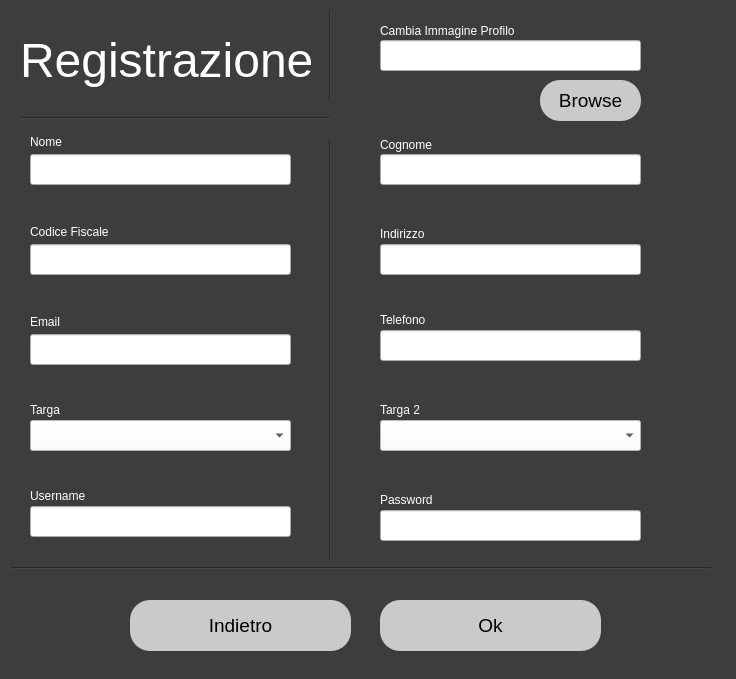
<?xml version="1.0" encoding="UTF-8"?>
<ui version="4.0">
 <class>Dialog</class>
 <widget class="QDialog" name="Dialog">
  <property name="geometry">
   <rect>
    <x>0</x>
    <y>0</y>
    <width>736</width>
    <height>679</height>
   </rect>
  </property>
  <property name="windowTitle">
   <string>Dialog</string>
  </property>
  <property name="styleSheet">
   <string notr="true">QDialog#Dialog{
background-color: rgb(61, 61, 61);}</string>
  </property>
  <widget class="QLabel" name="label">
   <property name="geometry">
    <rect>
     <x>20</x>
     <y>20</y>
     <width>291</width>
     <height>81</height>
    </rect>
   </property>
   <property name="styleSheet">
    <string notr="true">color: rgb(255, 255, 255); font-size:36pt</string>
   </property>
   <property name="text">
    <string>Registrazione</string>
   </property>
  </widget>
  <widget class="QLabel" name="label_5">
   <property name="geometry">
    <rect>
     <x>30</x>
     <y>134</y>
     <width>71</width>
     <height>16</height>
    </rect>
   </property>
   <property name="styleSheet">
    <string notr="true">font: 12pt &quot;MS Shell Dlg 2&quot;;
color: rgb(255, 255, 255);</string>
   </property>
   <property name="text">
    <string>Nome</string>
   </property>
  </widget>
  <widget class="QLineEdit" name="nome_field">
   <property name="geometry">
    <rect>
     <x>30</x>
     <y>154</y>
     <width>261</width>
     <height>31</height>
    </rect>
   </property>
   <property name="styleSheet">
    <string notr="true">color: rgb(0, 0, 0);
font: 11pt &quot;MS Shell Dlg 2&quot;;</string>
   </property>
  </widget>
  <widget class="QLabel" name="label_6">
   <property name="geometry">
    <rect>
     <x>380</x>
     <y>134</y>
     <width>81</width>
     <height>21</height>
    </rect>
   </property>
   <property name="styleSheet">
    <string notr="true">font: 12pt &quot;MS Shell Dlg 2&quot;;
color: rgb(255, 255, 255);</string>
   </property>
   <property name="text">
    <string>Cognome</string>
   </property>
  </widget>
  <widget class="QLineEdit" name="cognome_field">
   <property name="geometry">
    <rect>
     <x>380</x>
     <y>154</y>
     <width>261</width>
     <height>31</height>
    </rect>
   </property>
   <property name="styleSheet">
    <string notr="true">color: rgb(0, 0, 0);
font: 11pt &quot;MS Shell Dlg 2&quot;;</string>
   </property>
  </widget>
  <widget class="QLabel" name="label_7">
   <property name="geometry">
    <rect>
     <x>30</x>
     <y>224</y>
     <width>111</width>
     <height>16</height>
    </rect>
   </property>
   <property name="styleSheet">
    <string notr="true">font: 12pt &quot;MS Shell Dlg 2&quot;;
color: rgb(255, 255, 255);</string>
   </property>
   <property name="text">
    <string>Codice Fiscale</string>
   </property>
  </widget>
  <widget class="QLabel" name="label_8">
   <property name="geometry">
    <rect>
     <x>380</x>
     <y>224</y>
     <width>81</width>
     <height>20</height>
    </rect>
   </property>
   <property name="styleSheet">
    <string notr="true">font: 12pt &quot;MS Shell Dlg 2&quot;;
color: rgb(255, 255, 255);</string>
   </property>
   <property name="text">
    <string>Indirizzo</string>
   </property>
  </widget>
  <widget class="QLineEdit" name="codice_fiscale_field">
   <property name="geometry">
    <rect>
     <x>30</x>
     <y>244</y>
     <width>261</width>
     <height>31</height>
    </rect>
   </property>
   <property name="styleSheet">
    <string notr="true">color: rgb(0, 0, 0); font: 11pt &quot;MS Shell Dlg 2&quot;;</string>
   </property>
  </widget>
  <widget class="QLineEdit" name="indirizzo_field">
   <property name="geometry">
    <rect>
     <x>380</x>
     <y>244</y>
     <width>261</width>
     <height>31</height>
    </rect>
   </property>
   <property name="styleSheet">
    <string notr="true">color: rgb(0, 0, 0);
font: 11pt &quot;MS Shell Dlg 2&quot;;</string>
   </property>
  </widget>
  <widget class="QLabel" name="label_9">
   <property name="geometry">
    <rect>
     <x>380</x>
     <y>310</y>
     <width>81</width>
     <height>20</height>
    </rect>
   </property>
   <property name="styleSheet">
    <string notr="true">font: 12pt &quot;MS Shell Dlg 2&quot;;
color: rgb(255, 255, 255);</string>
   </property>
   <property name="text">
    <string>Telefono</string>
   </property>
  </widget>
  <widget class="QLabel" name="label_10">
   <property name="geometry">
    <rect>
     <x>30</x>
     <y>314</y>
     <width>111</width>
     <height>16</height>
    </rect>
   </property>
   <property name="styleSheet">
    <string notr="true">font: 12pt &quot;MS Shell Dlg 2&quot;;
color: rgb(255, 255, 255);</string>
   </property>
   <property name="text">
    <string>Email</string>
   </property>
  </widget>
  <widget class="QLineEdit" name="email_field">
   <property name="geometry">
    <rect>
     <x>30</x>
     <y>334</y>
     <width>261</width>
     <height>31</height>
    </rect>
   </property>
   <property name="styleSheet">
    <string notr="true">color: rgb(0, 0, 0);
font: 11pt &quot;MS Shell Dlg 2&quot;;</string>
   </property>
  </widget>
  <widget class="QLineEdit" name="telefono_field">
   <property name="geometry">
    <rect>
     <x>380</x>
     <y>330</y>
     <width>261</width>
     <height>31</height>
    </rect>
   </property>
   <property name="styleSheet">
    <string notr="true">color: rgb(0, 0, 0);
font: 11pt &quot;MS Shell Dlg 2&quot;;</string>
   </property>
  </widget>
  <widget class="QLabel" name="label_11">
   <property name="geometry">
    <rect>
     <x>30</x>
     <y>400</y>
     <width>111</width>
     <height>20</height>
    </rect>
   </property>
   <property name="styleSheet">
    <string notr="true">font: 12pt &quot;MS Shell Dlg 2&quot;;
color: rgb(255, 255, 255);</string>
   </property>
   <property name="text">
    <string>Targa</string>
   </property>
  </widget>
  <widget class="QPushButton" name="ok_button">
   <property name="geometry">
    <rect>
     <x>380</x>
     <y>600</y>
     <width>221</width>
     <height>51</height>
    </rect>
   </property>
   <property name="cursor">
    <cursorShape>PointingHandCursor</cursorShape>
   </property>
   <property name="styleSheet">
    <string notr="true">border-radius:20px; 
 background-color: rgb(202, 202, 202);
font-size:14pt;</string>
   </property>
   <property name="text">
    <string>Ok</string>
   </property>
  </widget>
  <widget class="QPushButton" name="back_button">
   <property name="geometry">
    <rect>
     <x>130</x>
     <y>600</y>
     <width>221</width>
     <height>51</height>
    </rect>
   </property>
   <property name="cursor">
    <cursorShape>PointingHandCursor</cursorShape>
   </property>
   <property name="styleSheet">
    <string notr="true">border-radius:20px; 
 background-color: rgb(202, 202, 202);
font-size:14pt;</string>
   </property>
   <property name="text">
    <string>Indietro</string>
   </property>
  </widget>
  <widget class="Line" name="line">
   <property name="geometry">
    <rect>
     <x>320</x>
     <y>140</y>
     <width>20</width>
     <height>421</height>
    </rect>
   </property>
   <property name="styleSheet">
    <string notr="true">background-color: rgb(61, 61, 61);</string>
   </property>
   <property name="orientation">
    <enum>Qt::Vertical</enum>
   </property>
  </widget>
  <widget class="Line" name="line_2">
   <property name="geometry">
    <rect>
     <x>20</x>
     <y>110</y>
     <width>311</width>
     <height>16</height>
    </rect>
   </property>
   <property name="styleSheet">
    <string notr="true">background-color: rgb(61, 61, 61);</string>
   </property>
   <property name="orientation">
    <enum>Qt::Horizontal</enum>
   </property>
  </widget>
  <widget class="Line" name="line_3">
   <property name="geometry">
    <rect>
     <x>10</x>
     <y>560</y>
     <width>701</width>
     <height>16</height>
    </rect>
   </property>
   <property name="styleSheet">
    <string notr="true">background-color: rgb(61, 61, 61);</string>
   </property>
   <property name="orientation">
    <enum>Qt::Horizontal</enum>
   </property>
  </widget>
  <widget class="QComboBox" name="veicolo_comboBox">
   <property name="geometry">
    <rect>
     <x>30</x>
     <y>420</y>
     <width>261</width>
     <height>31</height>
    </rect>
   </property>
   <property name="styleSheet">
    <string notr="true">background-color: rgb(255, 255, 255);
font: 11pt &quot;MS Shell Dlg 2&quot;;
color: rgb(0, 0, 0);</string>
   </property>
  </widget>
  <widget class="QLabel" name="label_12">
   <property name="geometry">
    <rect>
     <x>30</x>
     <y>486</y>
     <width>81</width>
     <height>20</height>
    </rect>
   </property>
   <property name="styleSheet">
    <string notr="true">font: 12pt &quot;MS Shell Dlg 2&quot;;
color: rgb(255, 255, 255);</string>
   </property>
   <property name="text">
    <string>Username</string>
   </property>
  </widget>
  <widget class="QLineEdit" name="username_field">
   <property name="geometry">
    <rect>
     <x>30</x>
     <y>506</y>
     <width>261</width>
     <height>31</height>
    </rect>
   </property>
   <property name="styleSheet">
    <string notr="true">color: rgb(0, 0, 0);
font: 11pt &quot;MS Shell Dlg 2&quot;;</string>
   </property>
  </widget>
  <widget class="QLabel" name="label_13">
   <property name="geometry">
    <rect>
     <x>380</x>
     <y>490</y>
     <width>81</width>
     <height>20</height>
    </rect>
   </property>
   <property name="styleSheet">
    <string notr="true">font: 12pt &quot;MS Shell Dlg 2&quot;;
color: rgb(255, 255, 255);</string>
   </property>
   <property name="text">
    <string>Password</string>
   </property>
  </widget>
  <widget class="QLineEdit" name="password_field">
   <property name="geometry">
    <rect>
     <x>380</x>
     <y>510</y>
     <width>261</width>
     <height>31</height>
    </rect>
   </property>
   <property name="styleSheet">
    <string notr="true">color: rgb(0, 0, 0);
font: 11pt &quot;MS Shell Dlg 2&quot;;</string>
   </property>
  </widget>
  <widget class="Line" name="line_4">
   <property name="geometry">
    <rect>
     <x>320</x>
     <y>10</y>
     <width>20</width>
     <height>91</height>
    </rect>
   </property>
   <property name="styleSheet">
    <string notr="true">background-color: rgb(61, 61, 61);</string>
   </property>
   <property name="orientation">
    <enum>Qt::Vertical</enum>
   </property>
  </widget>
  <widget class="QLineEdit" name="immagine_profilo_field">
   <property name="geometry">
    <rect>
     <x>380</x>
     <y>40</y>
     <width>261</width>
     <height>31</height>
    </rect>
   </property>
   <property name="styleSheet">
    <string notr="true">color: rgb(0, 0, 0);
font: 11pt &quot;MS Shell Dlg 2&quot;;</string>
   </property>
   <property name="text">
    <string/>
   </property>
   <property name="readOnly">
    <bool>true</bool>
   </property>
  </widget>
  <widget class="QLabel" name="label_14">
   <property name="geometry">
    <rect>
     <x>380</x>
     <y>20</y>
     <width>181</width>
     <height>21</height>
    </rect>
   </property>
   <property name="styleSheet">
    <string notr="true">font: 12pt &quot;MS Shell Dlg 2&quot;;
color: rgb(255, 255, 255);</string>
   </property>
   <property name="text">
    <string>Cambia Immagine Profilo</string>
   </property>
  </widget>
  <widget class="QPushButton" name="browse_button">
   <property name="geometry">
    <rect>
     <x>540</x>
     <y>80</y>
     <width>101</width>
     <height>41</height>
    </rect>
   </property>
   <property name="cursor">
    <cursorShape>PointingHandCursor</cursorShape>
   </property>
   <property name="styleSheet">
    <string notr="true">border-radius:20px; 
 background-color: rgb(202, 202, 202);
font-size:14pt;</string>
   </property>
   <property name="text">
    <string>Browse</string>
   </property>
  </widget>
  <widget class="QComboBox" name="veicolo2_comboBox">
   <property name="geometry">
    <rect>
     <x>380</x>
     <y>420</y>
     <width>261</width>
     <height>31</height>
    </rect>
   </property>
   <property name="styleSheet">
    <string notr="true">background-color: rgb(255, 255, 255);
font: 11pt &quot;MS Shell Dlg 2&quot;;
color: rgb(0, 0, 0);</string>
   </property>
  </widget>
  <widget class="QLabel" name="label_15">
   <property name="geometry">
    <rect>
     <x>380</x>
     <y>400</y>
     <width>111</width>
     <height>20</height>
    </rect>
   </property>
   <property name="styleSheet">
    <string notr="true">font: 12pt &quot;MS Shell Dlg 2&quot;;
color: rgb(255, 255, 255);</string>
   </property>
   <property name="text">
    <string>Targa 2</string>
   </property>
  </widget>
 </widget>
 <resources/>
 <connections/>
</ui>
